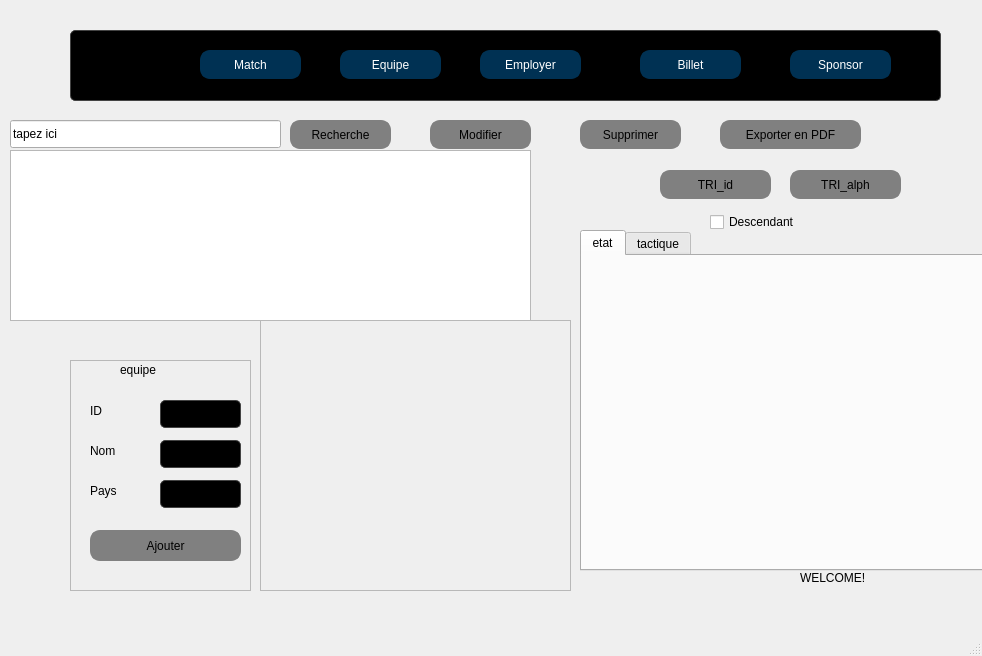
<?xml version="1.0" encoding="UTF-8"?>
<ui version="4.0">
 <class>MainWindow</class>
 <widget class="QMainWindow" name="MainWindow">
  <property name="geometry">
   <rect>
    <x>0</x>
    <y>0</y>
    <width>982</width>
    <height>656</height>
   </rect>
  </property>
  <property name="windowTitle">
   <string>MainWindow</string>
  </property>
  <widget class="QWidget" name="centralwidget">
   <widget class="QLabel" name="label_14">
    <property name="geometry">
     <rect>
      <x>800</x>
      <y>570</y>
      <width>141</width>
      <height>16</height>
     </rect>
    </property>
    <property name="text">
     <string>WELCOME!</string>
    </property>
   </widget>
   <widget class="QPushButton" name="btri">
    <property name="geometry">
     <rect>
      <x>660</x>
      <y>170</y>
      <width>111</width>
      <height>29</height>
     </rect>
    </property>
    <property name="font">
     <font>
      <family>Segoe UI</family>
      <pointsize>9</pointsize>
     </font>
    </property>
    <property name="cursor">
     <cursorShape>ArrowCursor</cursorShape>
    </property>
    <property name="styleSheet">
     <string notr="true">QPushButton{
border:2px solid gray;
border-radius: 10px;
padding:0 8px;
background:gray;
}</string>
    </property>
    <property name="text">
     <string>TRI_id</string>
    </property>
    <property name="icon">
     <iconset theme="QIcon::ThemeIcon::AppointmentNew"/>
    </property>
    <property name="autoRepeat">
     <bool>false</bool>
    </property>
   </widget>
   <widget class="QPushButton" name="bmodif">
    <property name="geometry">
     <rect>
      <x>430</x>
      <y>120</y>
      <width>101</width>
      <height>29</height>
     </rect>
    </property>
    <property name="styleSheet">
     <string notr="true">QPushButton{
border:2px solid gray;
border-radius: 10px;
padding:0 8px;
background:gray;
}</string>
    </property>
    <property name="text">
     <string>Modifier</string>
    </property>
    <property name="icon">
     <iconset theme="QIcon::ThemeIcon::MailMessageNew"/>
    </property>
   </widget>
   <widget class="QPushButton" name="pushButton_10">
    <property name="geometry">
     <rect>
      <x>480</x>
      <y>50</y>
      <width>101</width>
      <height>29</height>
     </rect>
    </property>
    <property name="styleSheet">
     <string notr="true">QPushButton {
    border: 2px solid #003153;   /* Prussian Blue border */
    border-radius: 10px;         /* Round the corners */
    padding: 0 8px;              /* Padding inside the button */
    background: #003153;         /* Prussian Blue background */
    color: white;                /* White text color */
}

QPushButton:hover {
    background-color: #001f33; /* Darker Prussian blue on hover */
}</string>
    </property>
    <property name="text">
     <string>Employer</string>
    </property>
    <property name="icon">
     <iconset theme="QIcon::ThemeIcon::SystemSearch"/>
    </property>
   </widget>
   <widget class="QLabel" name="label_6">
    <property name="geometry">
     <rect>
      <x>50</x>
      <y>20</y>
      <width>121</width>
      <height>81</height>
     </rect>
    </property>
    <property name="text">
     <string/>
    </property>
    <property name="pixmap">
     <pixmap>../../Pictures/A1.png</pixmap>
    </property>
   </widget>
   <widget class="QLabel" name="label_8">
    <property name="geometry">
     <rect>
      <x>300</x>
      <y>310</y>
      <width>211</width>
      <height>241</height>
     </rect>
    </property>
    <property name="styleSheet">
     <string notr="true"/>
    </property>
    <property name="text">
     <string/>
    </property>
   </widget>
   <widget class="QTabWidget" name="tabWidget">
    <property name="geometry">
     <rect>
      <x>580</x>
      <y>230</y>
      <width>411</width>
      <height>341</height>
     </rect>
    </property>
    <property name="currentIndex">
     <number>0</number>
    </property>
    <widget class="QWidget" name="tab_4">
     <attribute name="title">
      <string>etat</string>
     </attribute>
    </widget>
    <widget class="QWidget" name="tab_3">
     <attribute name="title">
      <string>tactique</string>
     </attribute>
     <widget class="QLabel" name="label_31">
      <property name="geometry">
       <rect>
        <x>-20</x>
        <y>0</y>
        <width>461</width>
        <height>321</height>
       </rect>
      </property>
      <property name="text">
       <string/>
      </property>
      <property name="pixmap">
       <pixmap>../../Pictures/dimensions-arcs-cercle-terrain-foot.png</pixmap>
      </property>
     </widget>
    </widget>
   </widget>
   <widget class="QLabel" name="label_5">
    <property name="geometry">
     <rect>
      <x>70</x>
      <y>30</y>
      <width>871</width>
      <height>71</height>
     </rect>
    </property>
    <property name="styleSheet">
     <string notr="true">QLabel {
    background-color: #000000;  /* Fond noir */
    color: #FFFFFF;             /* Texte blanc */
    border: 1px solid #444444;  /* Bordure gris foncé */
    border-radius: 5px;         /* Coins arrondis */
    padding: 5px;               /* Espacement interne */
    font-size: 14px;            /* Taille de la police */
    text-align: center;         /* Texte centré */
}
</string>
    </property>
    <property name="text">
     <string/>
    </property>
   </widget>
   <widget class="QPushButton" name="bsupp">
    <property name="geometry">
     <rect>
      <x>580</x>
      <y>120</y>
      <width>101</width>
      <height>29</height>
     </rect>
    </property>
    <property name="font">
     <font>
      <family>Segoe UI</family>
      <pointsize>9</pointsize>
     </font>
    </property>
    <property name="cursor">
     <cursorShape>ArrowCursor</cursorShape>
    </property>
    <property name="styleSheet">
     <string notr="true">QPushButton{
border:2px solid gray;
border-radius: 10px;
padding:0 8px;
background:gray;
}</string>
    </property>
    <property name="text">
     <string>Supprimer</string>
    </property>
    <property name="icon">
     <iconset theme="QIcon::ThemeIcon::EditDelete"/>
    </property>
    <property name="autoRepeat">
     <bool>false</bool>
    </property>
   </widget>
   <widget class="QPushButton" name="pushButton_9">
    <property name="geometry">
     <rect>
      <x>200</x>
      <y>50</y>
      <width>101</width>
      <height>29</height>
     </rect>
    </property>
    <property name="styleSheet">
     <string notr="true">QPushButton {
    border: 2px solid #003153;   /* Prussian Blue border */
    border-radius: 10px;         /* Round the corners */
    padding: 0 8px;              /* Padding inside the button */
    background: #003153;         /* Prussian Blue background */
    color: white;                /* White text color */
}

QPushButton:hover {
    background-color: #001f33; /* Darker Prussian blue on hover */
}</string>
    </property>
    <property name="text">
     <string>Match</string>
    </property>
    <property name="icon">
     <iconset theme="QIcon::ThemeIcon::SystemSearch"/>
    </property>
   </widget>
   <widget class="QPushButton" name="pushButton_12">
    <property name="geometry">
     <rect>
      <x>640</x>
      <y>50</y>
      <width>101</width>
      <height>29</height>
     </rect>
    </property>
    <property name="styleSheet">
     <string notr="true">QPushButton {
    border: 2px solid #003153;   /* Prussian Blue border */
    border-radius: 10px;         /* Round the corners */
    padding: 0 8px;              /* Padding inside the button */
    background: #003153;         /* Prussian Blue background */
    color: white;                /* White text color */
}

QPushButton:hover {
    background-color: #001f33; /* Darker Prussian blue on hover */
}</string>
    </property>
    <property name="text">
     <string>Billet</string>
    </property>
    <property name="icon">
     <iconset theme="QIcon::ThemeIcon::SystemSearch"/>
    </property>
   </widget>
   <widget class="QPushButton" name="bpdf">
    <property name="geometry">
     <rect>
      <x>720</x>
      <y>120</y>
      <width>141</width>
      <height>29</height>
     </rect>
    </property>
    <property name="styleSheet">
     <string notr="true">QPushButton{
border:2px solid gray;
border-radius: 10px;
padding:0 8px;
background:gray;
}</string>
    </property>
    <property name="text">
     <string>Exporter en PDF</string>
    </property>
    <property name="icon">
     <iconset theme="QIcon::ThemeIcon::DocumentPrintPreview"/>
    </property>
   </widget>
   <widget class="QPushButton" name="Rech">
    <property name="geometry">
     <rect>
      <x>290</x>
      <y>120</y>
      <width>101</width>
      <height>29</height>
     </rect>
    </property>
    <property name="styleSheet">
     <string notr="true">QPushButton{
border:2px solid gray;
border-radius: 10px;
padding:0 8px;
background:gray;
}</string>
    </property>
    <property name="text">
     <string>Recherche</string>
    </property>
    <property name="icon">
     <iconset theme="QIcon::ThemeIcon::SystemSearch"/>
    </property>
   </widget>
   <widget class="QPushButton" name="pushButton_8">
    <property name="geometry">
     <rect>
      <x>340</x>
      <y>50</y>
      <width>101</width>
      <height>29</height>
     </rect>
    </property>
    <property name="styleSheet">
     <string notr="true">QPushButton {
    border: 2px solid #003153;   /* Prussian Blue border */
    border-radius: 10px;         /* Round the corners */
    padding: 0 8px;              /* Padding inside the button */
    background: #003153;         /* Prussian Blue background */
    color: white;                /* White text color */
}

QPushButton:hover {
    background-color: #001f33; /* Darker Prussian blue on hover */
}</string>
    </property>
    <property name="text">
     <string>Equipe</string>
    </property>
    <property name="icon">
     <iconset theme="QIcon::ThemeIcon::SystemSearch"/>
    </property>
   </widget>
   <widget class="QFrame" name="formulere">
    <property name="geometry">
     <rect>
      <x>70</x>
      <y>350</y>
      <width>181</width>
      <height>251</height>
     </rect>
    </property>
    <property name="toolTip">
     <string>&lt;html&gt;&lt;head/&gt;&lt;body&gt;&lt;p&gt;QLabel {&lt;/p&gt;&lt;p&gt;    background-color: #000000;  /* Fond noir */&lt;/p&gt;&lt;p&gt;    color: white;              /* Texte blanc */&lt;/p&gt;&lt;p&gt;    border: 1px solid #333333; /* Bordure gris foncé */&lt;/p&gt;&lt;p&gt;    padding: 5px;              /* Espacement interne */&lt;/p&gt;&lt;p&gt;    font-size: 14px;           /* Taille du texte */&lt;/p&gt;&lt;p&gt;    font-weight: bold;         /* Texte en gras */&lt;/p&gt;&lt;p&gt;    text-align: center;        /* Texte centré */&lt;/p&gt;&lt;p&gt;}&lt;/p&gt;&lt;p&gt;&lt;br/&gt;&lt;/p&gt;&lt;/body&gt;&lt;/html&gt;</string>
    </property>
    <property name="styleSheet">
     <string notr="true">QGroupBox {
    background-color: #1E1E1E;  /* Fond noir */
    color: white;              /* Texte blanc */
    border: 2px solid #333333; /* Bordure gris foncé */
    border-radius: 10px;       /* Coins arrondis */
    font-size: 14px;           /* Taille de la police */
    font-weight: bold;         /* Texte en gras */
    padding: 10px;             /* Espacement interne */
}
</string>
    </property>
    <property name="frameShape">
     <enum>QFrame::Shape::NoFrame</enum>
    </property>
    <widget class="QLabel" name="label_3">
     <property name="geometry">
      <rect>
       <x>20</x>
       <y>50</y>
       <width>41</width>
       <height>21</height>
      </rect>
     </property>
     <property name="styleSheet">
      <string notr="true"/>
     </property>
     <property name="text">
      <string>ID</string>
     </property>
    </widget>
    <widget class="QLabel" name="label_9">
     <property name="geometry">
      <rect>
       <x>20</x>
       <y>130</y>
       <width>61</width>
       <height>21</height>
      </rect>
     </property>
     <property name="styleSheet">
      <string notr="true"/>
     </property>
     <property name="text">
      <string>Pays</string>
     </property>
    </widget>
    <widget class="QLabel" name="label_10">
     <property name="geometry">
      <rect>
       <x>20</x>
       <y>90</y>
       <width>51</width>
       <height>21</height>
      </rect>
     </property>
     <property name="styleSheet">
      <string notr="true"/>
     </property>
     <property name="text">
      <string>Nom</string>
     </property>
    </widget>
    <widget class="QLineEdit" name="idline">
     <property name="geometry">
      <rect>
       <x>90</x>
       <y>50</y>
       <width>81</width>
       <height>28</height>
      </rect>
     </property>
     <property name="styleSheet">
      <string notr="true">QLineEdit {
    background-color: #000000;  /* Fond noir */
    color: #FFFFFF;             /* Texte blanc */
    border: 1px solid #444444;  /* Bordure gris foncé */
    border-radius: 5px;         /* Coins arrondis */
    padding: 5px;               /* Espacement interne */
    font-size: 14px;            /* Taille de la police */
}</string>
     </property>
     <property name="text">
      <string/>
     </property>
    </widget>
    <widget class="QLineEdit" name="nomline">
     <property name="geometry">
      <rect>
       <x>90</x>
       <y>90</y>
       <width>81</width>
       <height>28</height>
      </rect>
     </property>
     <property name="styleSheet">
      <string notr="true">QLineEdit {
    background-color: #000000;  /* Fond noir */
    color: #FFFFFF;             /* Texte blanc */
    border: 1px solid #444444;  /* Bordure gris foncé */
    border-radius: 5px;         /* Coins arrondis */
    padding: 5px;               /* Espacement interne */
    font-size: 14px;            /* Taille de la police */
}</string>
     </property>
     <property name="text">
      <string/>
     </property>
    </widget>
    <widget class="QLineEdit" name="payline">
     <property name="geometry">
      <rect>
       <x>90</x>
       <y>130</y>
       <width>81</width>
       <height>28</height>
      </rect>
     </property>
     <property name="styleSheet">
      <string notr="true">QLineEdit {
    background-color: #000000;  /* Fond noir */
    color: #FFFFFF;             /* Texte blanc */
    border: 1px solid #444444;  /* Bordure gris foncé */
    border-radius: 5px;         /* Coins arrondis */
    padding: 5px;               /* Espacement interne */
    font-size: 14px;            /* Taille de la police */
}</string>
     </property>
     <property name="text">
      <string/>
     </property>
    </widget>
    <widget class="QPushButton" name="labelajout">
     <property name="geometry">
      <rect>
       <x>20</x>
       <y>180</y>
       <width>151</width>
       <height>31</height>
      </rect>
     </property>
     <property name="styleSheet">
      <string notr="true">QPushButton{
border:2px solid gray;
border-radius: 10px;
padding:0 8px;
background:gray;
}</string>
     </property>
     <property name="text">
      <string>Ajouter</string>
     </property>
     <property name="icon">
      <iconset theme="QIcon::ThemeIcon::ContactNew"/>
     </property>
    </widget>
    <widget class="QLabel" name="label_12">
     <property name="geometry">
      <rect>
       <x>50</x>
       <y>10</y>
       <width>81</width>
       <height>20</height>
      </rect>
     </property>
     <property name="styleSheet">
      <string notr="true"/>
     </property>
     <property name="text">
      <string>equipe</string>
     </property>
    </widget>
    <widget class="QLabel" name="label_13">
     <property name="geometry">
      <rect>
       <x>0</x>
       <y>50</y>
       <width>191</width>
       <height>241</height>
      </rect>
     </property>
     <property name="styleSheet">
      <string notr="true"/>
     </property>
     <property name="text">
      <string/>
     </property>
    </widget>
    <widget class="QFrame" name="frame_2">
     <property name="geometry">
      <rect>
       <x>0</x>
       <y>10</y>
       <width>181</width>
       <height>231</height>
      </rect>
     </property>
     <property name="frameShape">
      <enum>QFrame::Shape::StyledPanel</enum>
     </property>
     <property name="frameShadow">
      <enum>QFrame::Shadow::Raised</enum>
     </property>
     <widget class="QLabel" name="label_7">
      <property name="geometry">
       <rect>
        <x>30</x>
        <y>0</y>
        <width>91</width>
        <height>16</height>
       </rect>
      </property>
      <property name="text">
       <string/>
      </property>
     </widget>
    </widget>
    <zorder>frame_2</zorder>
    <zorder>label_13</zorder>
    <zorder>label_3</zorder>
    <zorder>label_9</zorder>
    <zorder>label_10</zorder>
    <zorder>idline</zorder>
    <zorder>nomline</zorder>
    <zorder>payline</zorder>
    <zorder>labelajout</zorder>
    <zorder>label_12</zorder>
   </widget>
   <widget class="QLineEdit" name="linerech">
    <property name="geometry">
     <rect>
      <x>10</x>
      <y>120</y>
      <width>271</width>
      <height>28</height>
     </rect>
    </property>
    <property name="styleSheet">
     <string notr="true"/>
    </property>
    <property name="text">
     <string>tapez ici</string>
    </property>
   </widget>
   <widget class="QPushButton" name="pushButton_13">
    <property name="geometry">
     <rect>
      <x>790</x>
      <y>50</y>
      <width>101</width>
      <height>29</height>
     </rect>
    </property>
    <property name="styleSheet">
     <string notr="true">QPushButton {
    border: 2px solid #003153;   /* Prussian Blue border */
    border-radius: 10px;         /* Round the corners */
    padding: 0 8px;              /* Padding inside the button */
    background: #003153;         /* Prussian Blue background */
    color: white;                /* White text color */
}

QPushButton:hover {
    background-color: #001f33; /* Darker Prussian blue on hover */
}</string>
    </property>
    <property name="text">
     <string>Sponsor</string>
    </property>
    <property name="icon">
     <iconset theme="QIcon::ThemeIcon::SystemSearch"/>
    </property>
   </widget>
   <widget class="QLabel" name="label">
    <property name="geometry">
     <rect>
      <x>0</x>
      <y>-80</y>
      <width>991</width>
      <height>731</height>
     </rect>
    </property>
    <property name="text">
     <string/>
    </property>
    <property name="pixmap">
     <pixmap>../../Pictures/ft2.png</pixmap>
    </property>
   </widget>
   <widget class="QFrame" name="stat">
    <property name="geometry">
     <rect>
      <x>260</x>
      <y>320</y>
      <width>311</width>
      <height>271</height>
     </rect>
    </property>
    <property name="frameShape">
     <enum>QFrame::Shape::StyledPanel</enum>
    </property>
    <property name="frameShadow">
     <enum>QFrame::Shadow::Raised</enum>
    </property>
    <widget class="QLabel" name="label_2">
     <property name="geometry">
      <rect>
       <x>30</x>
       <y>0</y>
       <width>91</width>
       <height>16</height>
      </rect>
     </property>
     <property name="text">
      <string/>
     </property>
    </widget>
   </widget>
   <widget class="QTableView" name="AFF">
    <property name="geometry">
     <rect>
      <x>10</x>
      <y>150</y>
      <width>521</width>
      <height>171</height>
     </rect>
    </property>
   </widget>
   <widget class="QCheckBox" name="checkdesc">
    <property name="geometry">
     <rect>
      <x>710</x>
      <y>210</y>
      <width>121</width>
      <height>24</height>
     </rect>
    </property>
    <property name="text">
     <string>Descendant</string>
    </property>
   </widget>
   <widget class="QPushButton" name="btri2">
    <property name="geometry">
     <rect>
      <x>790</x>
      <y>170</y>
      <width>111</width>
      <height>29</height>
     </rect>
    </property>
    <property name="font">
     <font>
      <family>Segoe UI</family>
      <pointsize>9</pointsize>
     </font>
    </property>
    <property name="cursor">
     <cursorShape>ArrowCursor</cursorShape>
    </property>
    <property name="styleSheet">
     <string notr="true">QPushButton{
border:2px solid gray;
border-radius: 10px;
padding:0 8px;
background:gray;
}</string>
    </property>
    <property name="text">
     <string>TRI_alph</string>
    </property>
    <property name="icon">
     <iconset theme="QIcon::ThemeIcon::AppointmentNew"/>
    </property>
    <property name="autoRepeat">
     <bool>false</bool>
    </property>
   </widget>
   <zorder>label</zorder>
   <zorder>label_8</zorder>
   <zorder>label_5</zorder>
   <zorder>label_6</zorder>
   <zorder>label_14</zorder>
   <zorder>btri</zorder>
   <zorder>bmodif</zorder>
   <zorder>pushButton_10</zorder>
   <zorder>tabWidget</zorder>
   <zorder>bsupp</zorder>
   <zorder>pushButton_9</zorder>
   <zorder>pushButton_12</zorder>
   <zorder>bpdf</zorder>
   <zorder>Rech</zorder>
   <zorder>pushButton_8</zorder>
   <zorder>formulere</zorder>
   <zorder>linerech</zorder>
   <zorder>pushButton_13</zorder>
   <zorder>stat</zorder>
   <zorder>AFF</zorder>
   <zorder>checkdesc</zorder>
   <zorder>btri2</zorder>
  </widget>
  <widget class="QMenuBar" name="menubar">
   <property name="geometry">
    <rect>
     <x>0</x>
     <y>0</y>
     <width>982</width>
     <height>26</height>
    </rect>
   </property>
  </widget>
  <widget class="QStatusBar" name="statusbar"/>
 </widget>
 <resources/>
 <connections/>
</ui>
